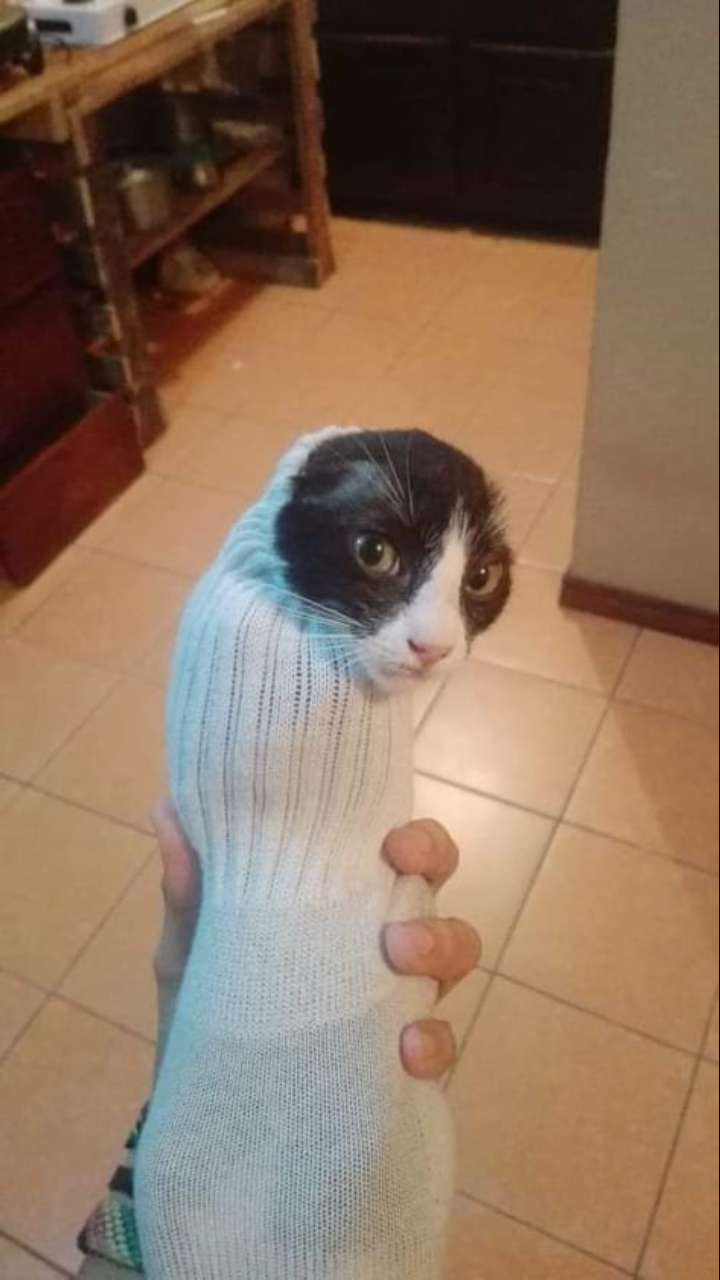
#> input picture CAt.png, 720 x 1280 px
$ python main.py
#> lines starting #> are read from the running program, lines starting #| are printed output that depends on the picture
from PIL import Image, ImageFilter, ImageEnhance

def run():
    img = Image.open("CAt.png")
#> img is the input picture: PIL image 720x1280 RGB; mean R, G, B 140.1, 113.8, 92.9
    dict_img = {
        "Размер": img.size,
        "Формат": img.format,
        "Режим цвета": img.mode
    }

    print(dict_img)
#| {'Размер': (720, 1280), 'Формат': 'PNG', 'Режим цвета': 'RGB'}
    # img.show()

    # resize_img = img.resize((img.size[0]//2,img.size[1]//2))
    # resize_img.show()

    cut_img = img.crop((100, 340, 620, 800))
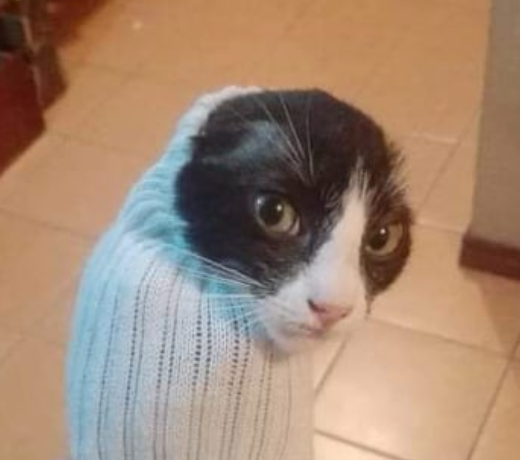
#> cut_img: PIL image 520x460 RGB; mean R, G, B 162.9, 135.5, 115
    # cut_img = cut_img.filter(ImageFilter.GaussianBlur())
    red_img = ImageEnhance.Brightness(cut_img)
    new_img = red_img.enhance(2)
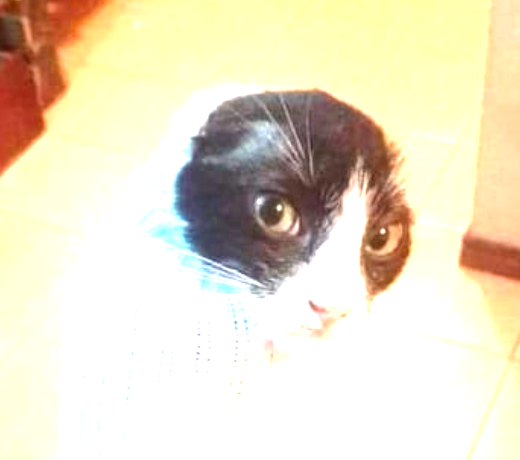
#> new_img: PIL image 520x460 RGB; mean R, G, B 233, 223.1, 199.3
    new_img.show()


if __name__ == '__main__':
    run()
